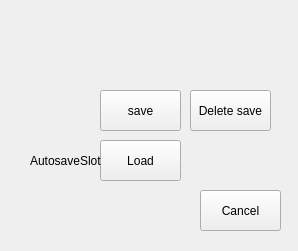
<?xml version="1.0" encoding="UTF-8"?>
<ui version="4.0">
 <class>save</class>
 <widget class="QWidget" name="save">
  <property name="geometry">
   <rect>
    <x>0</x>
    <y>0</y>
    <width>298</width>
    <height>251</height>
   </rect>
  </property>
  <property name="windowTitle">
   <string>Form</string>
  </property>
  <widget class="QPushButton" name="del_sav">
   <property name="geometry">
    <rect>
     <x>190</x>
     <y>90</y>
     <width>81</width>
     <height>41</height>
    </rect>
   </property>
   <property name="text">
    <string>Delete save</string>
   </property>
  </widget>
  <widget class="QPushButton" name="slot_1">
   <property name="geometry">
    <rect>
     <x>100</x>
     <y>90</y>
     <width>81</width>
     <height>41</height>
    </rect>
   </property>
   <property name="text">
    <string>save</string>
   </property>
  </widget>
  <widget class="QPushButton" name="slot_2">
   <property name="geometry">
    <rect>
     <x>100</x>
     <y>140</y>
     <width>81</width>
     <height>41</height>
    </rect>
   </property>
   <property name="text">
    <string>Load</string>
   </property>
  </widget>
  <widget class="QPushButton" name="cancel_btn">
   <property name="geometry">
    <rect>
     <x>200</x>
     <y>190</y>
     <width>81</width>
     <height>41</height>
    </rect>
   </property>
   <property name="text">
    <string>Cancel</string>
   </property>
  </widget>
  <widget class="QLabel" name="label">
   <property name="geometry">
    <rect>
     <x>30</x>
     <y>140</y>
     <width>71</width>
     <height>41</height>
    </rect>
   </property>
   <property name="text">
    <string>AutosaveSlot</string>
   </property>
  </widget>
 </widget>
 <resources/>
 <connections/>
</ui>
